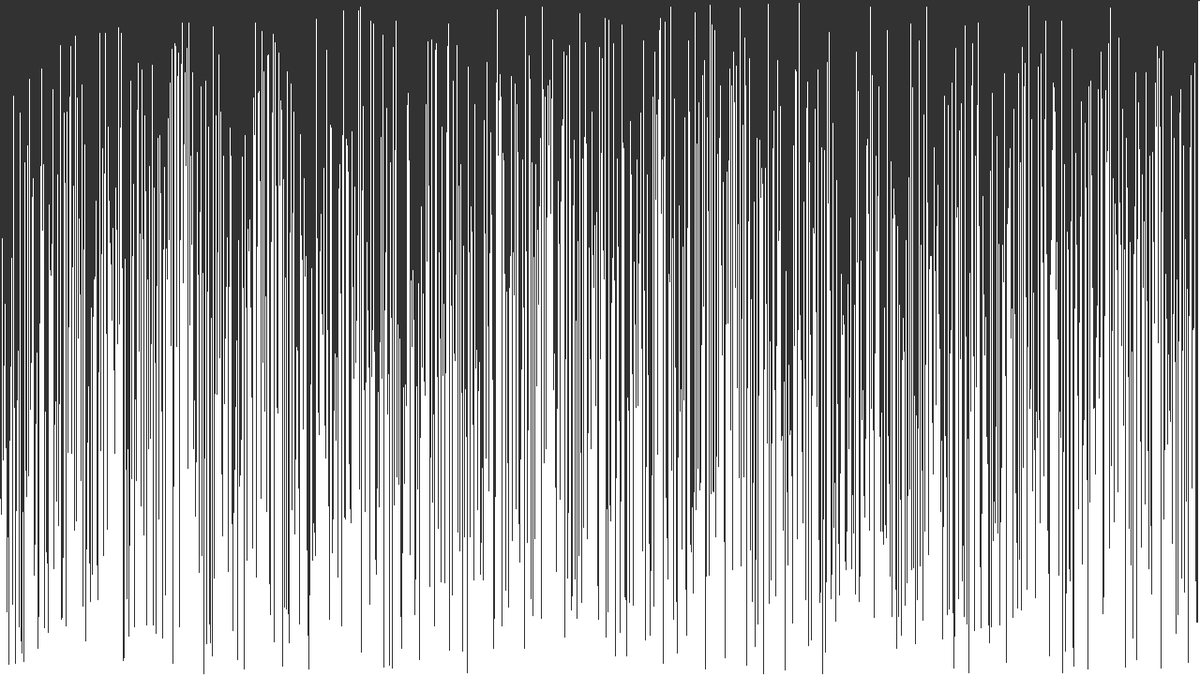
Frame 1 (no input)
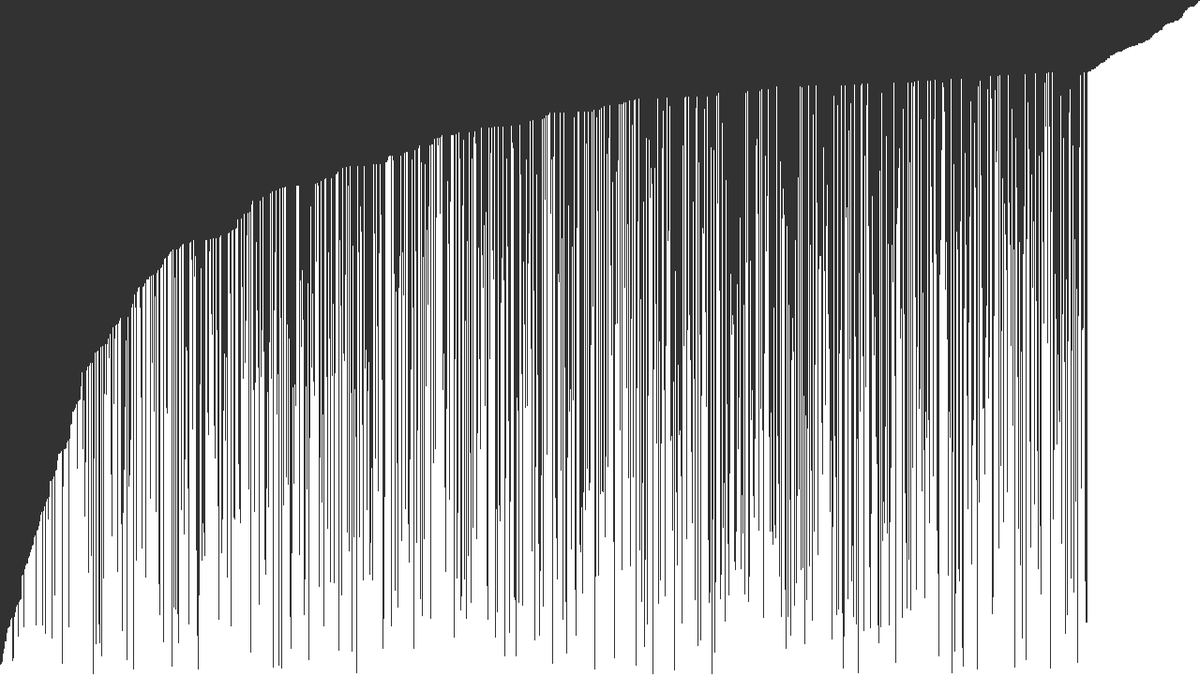
Frame 60 (the mouse pressed at the canvas centre just before this capture)
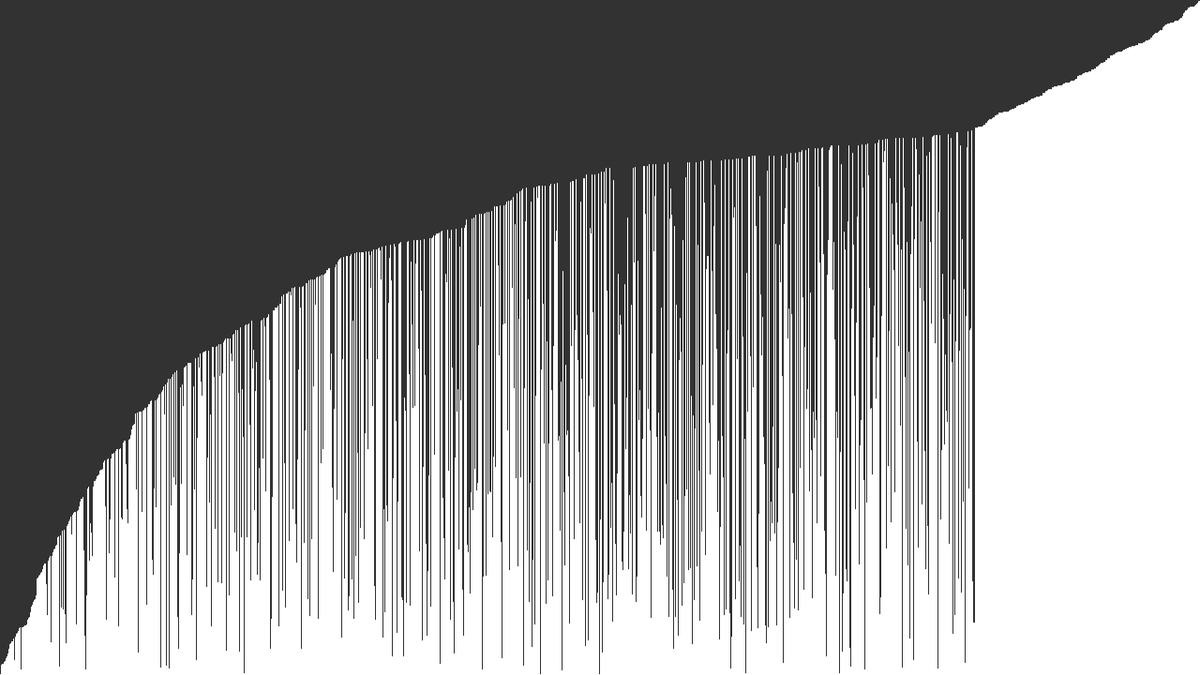
Frame 120 (the mouse held since frame 60 and released just before this capture)

The Processing sketch that drew these frames (run headless with seeded random() and noise(); from frame 60 on, the mouse is pressed at the canvas centre):

// Processing sketch: Bubble_sort
// ── Bubble_sort.pde
// Bubble sort
// https://www.youtube.com/watch?v=67k3I2GxTH8

float[] values;
int i = 0;
int j = 0;


void setup() {
    size(1280, 720);
    values = new float[width];
    for (int i = 0; i < values.length; ++i) {
        values[i] = random(height);
    }

}

void draw() {
    background(50);
    for (int n = 0; n < 2; n++) {
    if (i < values.length) {
         for (int j = 0; j < values.length-i-1; ++j){
            float a = values[j];
            float b = values[j+1]; 
            if (a > b) {
                swap(values, j, j+1);
                }
            }
        
    } else {
        println("finished");
        noLoop();
        }
        i++;
    }
    for (int i = 0; i < values.length; ++i) {
        stroke(255);
        line(i, height, i, height - values[i]);
    }
}

void swap(float[] arr, int a, int b) {
    float temp = arr[a];
    arr[a] = arr[b];
    arr[b] = temp;

}
